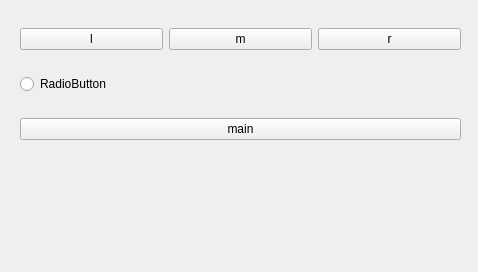
<?xml version="1.0" encoding="UTF-8"?>
<ui version="4.0">
 <class>TestWidget</class>
 <widget class="QWidget" name="TestWidget">
  <property name="geometry">
   <rect>
    <x>0</x>
    <y>0</y>
    <width>478</width>
    <height>272</height>
   </rect>
  </property>
  <property name="windowTitle">
   <string>Form</string>
  </property>
  <widget class="QWidget" name="verticalLayoutWidget">
   <property name="geometry">
    <rect>
     <x>20</x>
     <y>10</y>
     <width>441</width>
     <height>151</height>
    </rect>
   </property>
   <layout class="QVBoxLayout" name="main_window">
    <item>
     <layout class="QHBoxLayout" name="horizontalLayout">
      <item>
       <widget class="QPushButton" name="top_button_l">
        <property name="text">
         <string>l</string>
        </property>
       </widget>
      </item>
      <item>
       <widget class="QPushButton" name="top_button_m">
        <property name="text">
         <string>m</string>
        </property>
       </widget>
      </item>
      <item>
       <widget class="QPushButton" name="top_button_r">
        <property name="text">
         <string>r</string>
        </property>
       </widget>
      </item>
     </layout>
    </item>
    <item>
     <widget class="QRadioButton" name="radioButton">
      <property name="text">
       <string>RadioButton</string>
      </property>
     </widget>
    </item>
    <item>
     <widget class="QPushButton" name="main_button">
      <property name="text">
       <string>main</string>
      </property>
     </widget>
    </item>
   </layout>
  </widget>
 </widget>
 <resources/>
 <connections/>
</ui>
